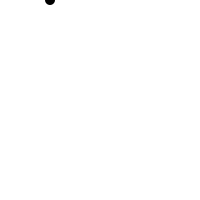
Frame 1 (no input)
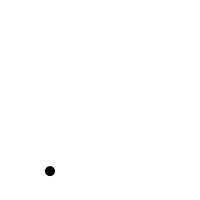
Frame 60 (the mouse pressed at the canvas centre just before this capture)
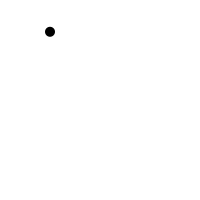
Frame 120 (the mouse held since frame 60 and released just before this capture)

The Processing sketch that drew these frames (run headless with seeded random() and noise(); from frame 60 on, the mouse is pressed at the canvas centre):

// Processing sketch: Example5_9
// ── Example5_9.pde
float x = width/2;
float y = 0;

float speed = 0;
float gravity = 0.1;

void setup() {
  size(200,200);
}

void draw() {
  background(255);
  
  fill(0);
  noStroke();
  ellipseMode(CENTER);
  ellipse(x, y, 10, 10);
  
  y = y + speed;
  speed = speed + gravity;
  
  if (y > height-10) {
    speed *= -0.9;
  }
    
  println("y: " + y);
  println("speed: " + speed);
}
